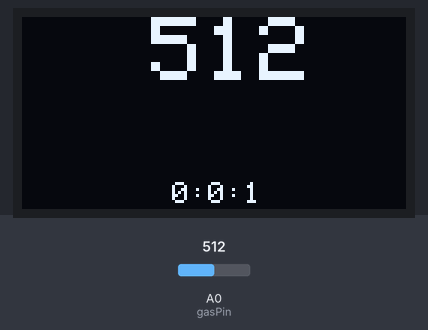
Recording of a sketch running on a simulated Arduino Uno, built with avr-gcc and run on an emulated ATmega328P. On the bench: 128×64 one-colour display. The test bench sets the inputs (shaded band); at power-on: A0 (gasPin) = 512.

Above: at 1.2 s.
1.3 s: A0 (gasPin) set to 265
At 2.5 s:
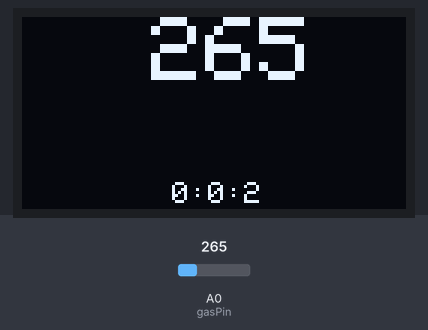
3.5 s: A0 (gasPin) set to 237
At 4.4 s:
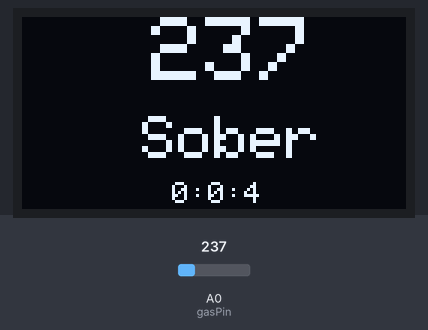
6.5 s: A0 (gasPin) set to 260
At 7.4 s:
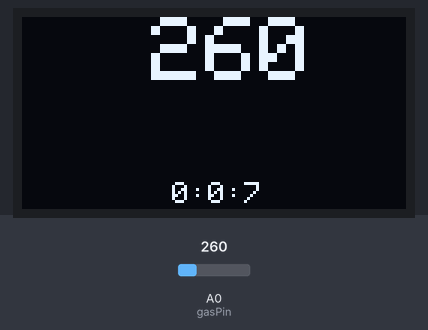
Timing chart, 0 to 9.5 s (numbered marks = the images above; inputs shaded):
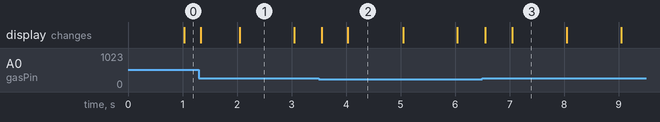

The sketch:

Breathalyzer.ino
```cpp
#include <SPI.h>
#include <Wire.h>
#include <Adafruit_GFX.h>
#include <Adafruit_SSD1306.h>

#define OLED_MOSI   9
#define OLED_CLK   10
#define OLED_DC    11
#define OLED_CS    12
#define OLED_RESET 13
Adafruit_SSD1306 display(OLED_MOSI, OLED_CLK, OLED_DC, OLED_RESET, OLED_CS);

const int gasPin = A0;

#define NUMFLAKES 10
#define XPOS 0
#define YPOS 1
#define DELTAY 2

#define LOGO16_GLCD_HEIGHT 16
#define LOGO16_GLCD_WIDTH  16
static const unsigned char PROGMEM logo16_glcd_bmp[] =
{ B00000000, B11000000,
  B00000001, B11000000,
  B00000001, B11000000,
  B00000011, B11100000,
  B11110011, B11100000,
  B11111110, B11111000,
  B01111110, B11111111,
  B00110011, B10011111,
  B00011111, B11111100,
  B00001101, B01110000,
  B00011011, B10100000,
  B00111111, B11100000,
  B00111111, B11110000,
  B01111100, B11110000,
  B01110000, B01110000,
  B00000000, B00110000 };

#if (SSD1306_LCDHEIGHT != 64)
#error("Height incorrect, please fix Adafruit_SSD1306.h!");
#endif

void setup()   {
  Serial.begin(9600);
  display.begin(SSD1306_SWITCHCAPVCC);
}

void showValue(){
  display.clearDisplay();
  display.setTextColor(WHITE);
  display.setTextSize(3);
  display.setCursor(43, 0);
  display.print(analogRead(gasPin));
  display.setCursor(40, 33);
  display.setTextSize(2);
   if(analogRead(gasPin) < 250 ){
    display.println("Sober");
   }
}

void showTime() {
  int h,m,s;
  s = millis() / 1000;
  m = s / 60;
  h = s / 3600;
  s = s - m * 60;
  m = m - h * 60;
  display.setTextSize(1.75);
  display.setCursor(50, 55);
  display.print(h);
  display.print(":");
  display.print(m);
  display.print(":");
  display.print(s);
}


void loop(){
  showValue();
  showTime();
  display.display();
  }
```

Measured:
- the behaviour switches between 250 and 249 on A0 (gasPin) (found by bisection; images 1 and 2)
- after the input at 3.5 s, the display: first changes after 0.05 s (image 2 shows a later state)
- after the input at 6.5 s, the display: first changes after 0.05 s (image 3 shows a later state)
- what the display in image 2 shows lasts 1.1 s, from 4.0 s to 5.1 s
